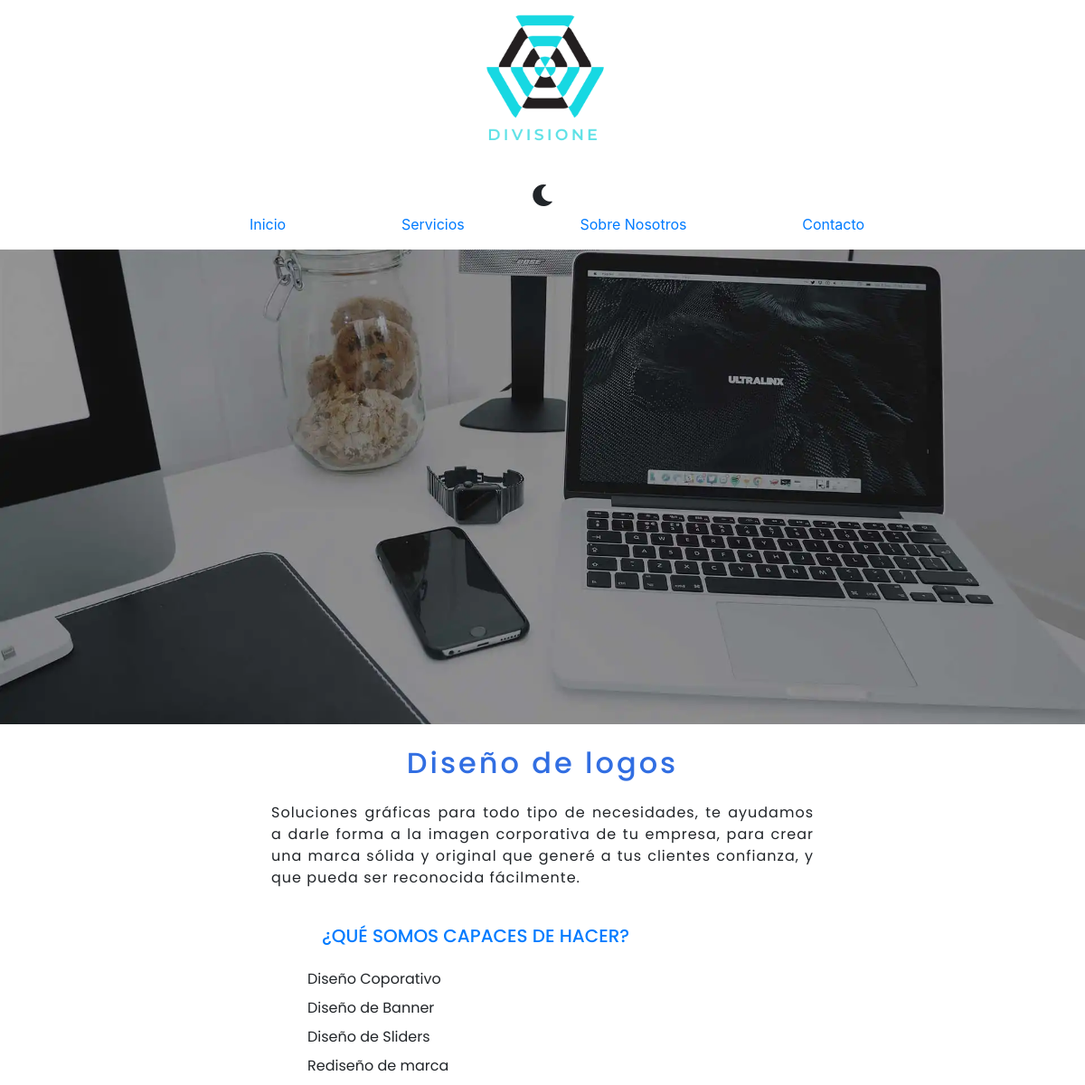
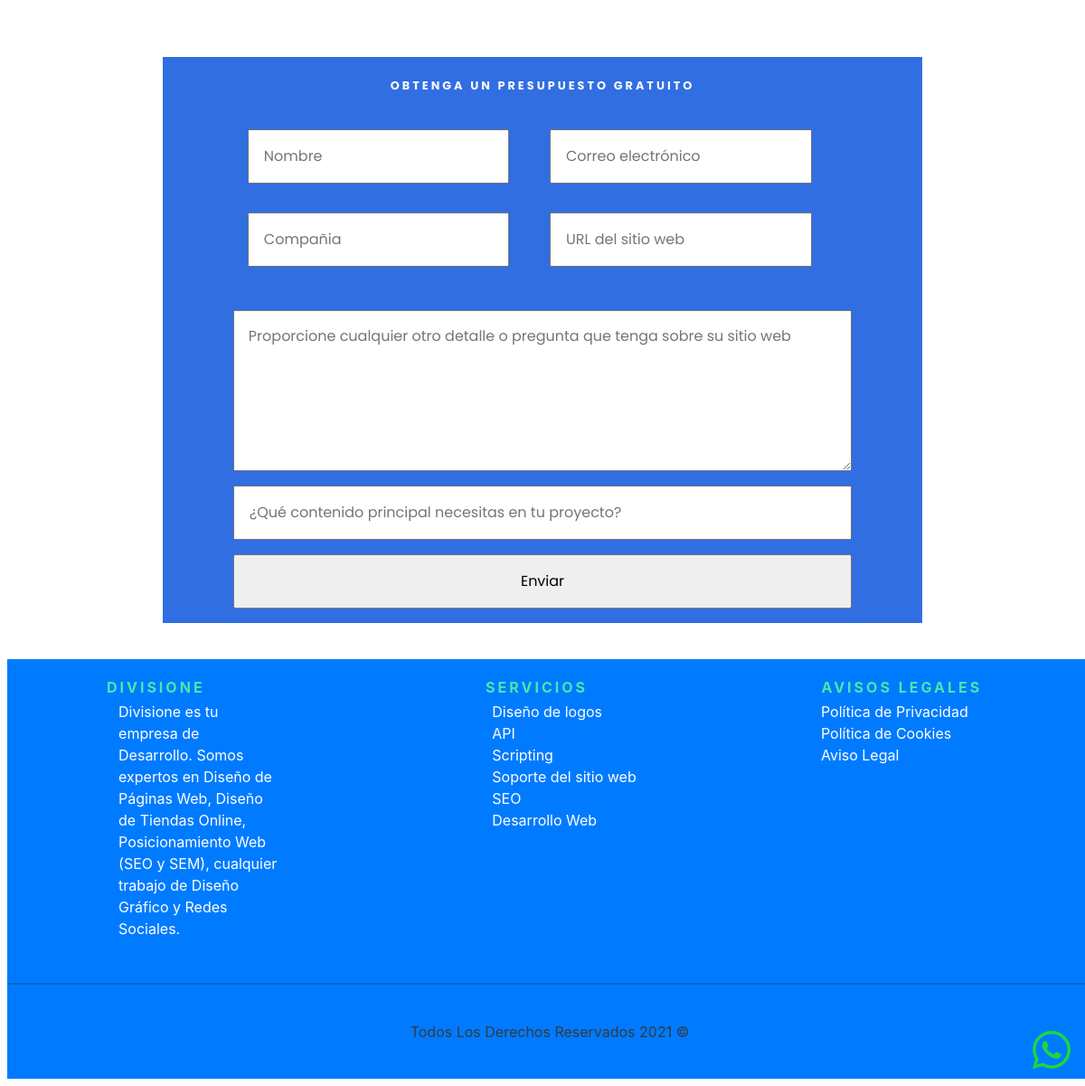
The app's page /servicio?id=4 with its own data (2 pictures, top to bottom).
### tables this page shows
CREATE TABLE `service` (
  `id` int(11) NOT NULL AUTO_INCREMENT,
  `serviceID` int(11) NOT NULL,
  `nameService` varchar(255) DEFAULT NULL,
  PRIMARY KEY (`id`),
  KEY `fk_service` (`serviceID`),
  CONSTRAINT `fk_service` FOREIGN KEY (`serviceID`) REFERENCES `services` (`id`) ON DELETE CASCADE ON UPDATE CASCADE
);

CREATE TABLE `services` (
  `id` int(11) NOT NULL AUTO_INCREMENT,
  `name` varchar(45) NOT NULL,
  `description` text NOT NULL,
  `price` int(5) NOT NULL,
  `imageProduct` varchar(100) DEFAULT NULL,
  PRIMARY KEY (`id`)
);

### controllers/PageController.php (called while the page is built, shortened)
<?php
class PageController
{
    public static function service(Router $router) {
        $id = validateOrRedirect("/");
        $data = Services::getServicesList($id);
        $message = null;
        $router->render('pages/service', [
            'service' => $data[0],
            'listServices' => $data[1],
            'message' => $message
        ]);
    }
}

### public/index.php (called while the page is built, shortened)
<?php
$router = new Router();
$router->get('/', [PageController::class, 'index']);
$router->post('/', [PageController::class, 'index']);
$router->get('/contacto', [PageController::class, 'contact']);
$router->post('/contacto', [PageController::class, 'contact']);
$router->get('/sobre-nosotros', [PageController::class, 'about']);
$router->get('/servicios', [PageController::class, 'services']);
$router->get('/cookies', [PageController::class, 'cookies']);
$router->get('/legal', [PageController::class, 'legal']);
$router->get('/privacidad', [PageController::class, 'privacy']);
$router->get('/servicio', [PageController::class, 'service']);
$router->post('/servicio', [PageController::class, 'service']);
$router->get('/admin', [ServiceController::class, 'admin']);
$router->get('/admin/create', [ServiceController::class, 'create']);
$router->post('/admin/create', [ServiceController::class, 'create']);
$router->post('/admin/update', [ServiceController::class, 'update']);
$router->get('/admin/update', [ServiceController::class, 'update']);
$router->get('/admin/delete', [ServiceController::class, 'delete']);
$router->get('/login', [LoginController::class, 'auth']);
$router->post('/login', [LoginController::class, 'auth']);
$router->get('/logout', [LoginController::class, 'logout']);
$router->checkRutes();

### models/ActiveRecord.php (called while the page is built, shortened)
<?php
class ActiveRecord
{
    protected static $db;
    public static function setDB($database)
    {
        static::$db = $database;
    }
    public static function getServicesList($id) {
        $service = null;
        $listServices = [];
        if ($id) {
            $query = "SELECT * FROM";
            $query .= " services LEFT JOIN service ON service.serviceID = services.id WHERE services.id = $id ";
            $service = Services::consulSQL($query);
            $service = array_shift($service);
            $listServices = explode(",", $service->nameService);
        } else {
            $service = Services::consulSQL("SELECT services.id, services.price, name, imageProduct, description, service.nameService FROM services LEFT JOIN service ON services.id = service.serviceID; ");
        }
        return [$service, $listServices];
    }
    public static function consulSQL($query): array
    {
        $data = static::$db->query($query);
        $services = [];
        while ($record = $data->fetch_array(MYSQLI_ASSOC)) {
            $services[] = static::createObject($record);
        }
        return $services;
    }
    protected static function createObject($record)
    {
        $object = new static;
        foreach ($record as $key => $value) {
            if (property_exists($object, $key)) {
                $object->$key = $value;
            } else if ($key == 'nameService') {
                $object->$key = $value;
            }
        }
        return $object;
    }
    public static function getAny(String $col, String $table) {
        $query = "SELECT ${col} FROM ${table}";
        $data = static::$db->query($query)->fetch_all();
        return $data;
    }
}

### views/layout.php (the view, shortened to what this page needs)
<?php
$data = Services::getAny("name,id", "services");
?>
<!DOCTYPE html>
<html lang="en">
<head>
    <link rel="stylesheet" href="https://pro.fontawesome.com/releases/v5.10.0/css/all.css" />
    <link href='https://cdn.jsdelivr.net/npm/boxicons@2.0.5/css/boxicons.min.css' rel='stylesheet'>
    <link href="https://cdn.jsdelivr.net/npm/bootstrap@5.0.2/dist/css/bootstrap.min.css" rel="stylesheet">
    <link rel="stylesheet" href="../build/css/app.css">
    <link rel="stylesheet" href="https://stackpath.bootstrapcdn.com/bootstrap/4.3.1/css/bootstrap.min.css">
</head>
<body>
    <header class="header_nav" data-cy='header_nav'>
        <a class="subtitle-what" href="https://api.whatsapp.com/send?phone=0034634749073"><i class="fab fa-whatsapp"></i></a>
        <nav class="d-flex nav-brand" data-cy='nav-brand'>
            <a class="navbarbrand m-2 " href="#"><img src="../build/img/Divisione.png" class="logo"></a>
            <div class="dark-mode" data-cy='dark-mode'>
                <i class="fas fa-moon m-2"></i>
            </div>
            <ul class="nav-content" data-cy='nav-content'>
                <a href="/" class="cy">Inicio</a></li>
                <a href="/servicios" class="d-flex mn cy">Servicios
                </a>
                <a href="/sobre-nosotros" class="cy">Sobre Nosotros</a>
                <a href="/contacto" class="cy">Contacto</a>
            </ul>
        </nav>
    </header>
    <?php echo $content; ?>
    <footer class="footer-content d-flex flex-column justify-content-center m-2 w-100">
        <div class="wrap-sub-footer ">
            <div class="box-sub-footer d-flex flex-column">
                <span class="title-box-sub-foter" id="fix-title-box-sub-foter">
                    Divisione
                </span>
                <p class="content-box-sub-footer">
                    Divisione es tu empresa de Desarrollo. Somos expertos en Diseño de Páginas Web, Diseño de Tiendas Online, Posicionamiento Web (SEO y SEM), cualquier trabajo de Diseño Gráfico y Redes Sociales.
                </p>
            </div>
            <div class="box-sub-footer d-flex flex-column">
                <span class="title-box-sub-foter">
                    servicios
                </span>
                <ul class="list-services-sub-footer d-flex flex-column">
                    <?php foreach ($data as $serviceInfo) : ?>
                        <li><a href="/servicio?id=<?php echo $serviceInfo[1] ?>"><?php echo $serviceInfo[0] ?></a></li>
                    <?php endforeach; ?>
                </ul>
            </div>
            <div class="box-sub-footer d-flex flex-column">
                <span class="title-box-sub-foter">
                    Avisos Legales
                </span>
                <ul class="list-page-legal-sub-footer d-flex flex-column">
                    <li><a href="/privacidad">Política de Privacidad</a></li>
                    <li><a href="/cookies">Política de Cookies</a></li>
                    <li><a href="/legal">Aviso Legal</a></li>
                </ul>
            </div>
        </div>
        <hr>
        <p class="text-dark p-4 text-center">Todos Los Derechos Reservados <?php echo date('Y') ?> &copy;</p>
    </footer>
</body>

### views/pages/service.php (shortened to what this page needs)
<main class="wrap">
    <div id="carouselExampleSlidesOnly" class="carousel slide" data-ride="carousel">
        <div class="carousel-inner">
            <div class="carousel-item active">
                <img class="d-block w-100" src="build/img/xbanner.webp" alt="Second slide">
            </div>
        </div>
    </div>
    <section class="service-box-wrap">
        <h2 class="title-box-wrap text-center m-4">
            <?php echo $service->name ?>
        </h2>
        <p class="sumary-box-product-wrap">
            <?php echo $service->description ?>
        </p>
        <ul class="list-product-wrap">
            <h3 class="text-primary m-4 h5 ">¿QUÉ SOMOS CAPACES DE HACER?</h3>
            <?php foreach ($listServices as $service) : ?>
                <li class="m-2"><?php echo $service ?></li>
            <?php endforeach; ?>
        </ul>
    </section>
    <section class="contact-foot">
        <h3 class="title-contact-foot title-deluxe text-center m-4 text-light">Obtenga un presupuesto gratuito</h3>
        <form  method="post" class="form-contact-foot d-flex flex-column">
            <div class="content-contact-foot">
                <input type="text" name="contact[name]" id="name" placeholder="Nombre" required>
                <input type="email" name="contact[email]" id="email" placeholder="Correo electrónico" required>
                <input type="text" name="contact[company]" id="company" placeholder="Compañia" required>
                <input type="text" name="contact[url]" id="url" placeholder="URL del sitio web" required>
            </div>
            <textarea class="text-area-contact" name="contact[msg]" id="details" cols="40" rows="6" required placeholder="Proporcione cualquier otro detalle o pregunta que tenga sobre su sitio web"></textarea>
            <input type="text" name="contact[content]" id="content" required placeholder="¿Qué contenido principal necesitas en tu proyecto?">
            <input type="submit" name="Enviar" value="Enviar" />
        </form>
    </section>
</main>

### public/build/css/app.css (style rules this page uses)
.dark-mode { font-size:1.5rem;margin:auto }
@media (min-width:768px) { .dark-mode { align-self:end } }
i { cursor:pointer }
.nav-brand { align-items:center;flex-flow:column wrap }
.nav-content,.response-menu-mobile { display:none }
@media (min-width:768px) { .nav-content { display:flex;justify-content:space-around;place-items:center;width:70% } }
@media (min-width:768px) { .nav-content * { list-style:none } }
.navbarbrand { display:flex;justify-content:center;width:60%!important }
.logo { width:55% }
@media (min-width:768px) { .logo { width:25% } }
.title-deluxe { font-size:.8rem;font-weight:700;letter-spacing:3px;text-transform:uppercase }
.contact-foot { align-items:center;align-self:center;background-color:#316ee2;background-position:50%;background-repeat:no-repeat;background-size:cover;display:flex;flex-flow:column wrap;margin-bottom:2rem;margin-top:3rem;width:100% }
@media (min-width:768px) { .contact-foot { width:70% } }
.contact-foot .text-area-contact { align-self:center;width:69% }
.contact-foot .form-contact-foot { align-items:center }
.contact-foot .form-contact-foot * { margin-bottom:1rem;padding:1rem;width:91% }
.content-contact-foot { display:grid;gap:1rem;grid-template-columns:repeat(2,1fr) }
.footer-content { background-color:#007bff }
.footer-content .wrap-sub-footer { align-self:center;display:flex;flex-flow:column wrap;padding:1rem;width:100% }
.footer-content .wrap-sub-footer .box-sub-footer { align-items:center;flex:1 }
.footer-content .wrap-sub-footer .box-sub-footer:nth-child(2n) span { margin-right:2rem }
@media (min-width:1024px) { .footer-content .wrap-sub-footer .box-sub-footer:nth-child(3n) { margin-bottom:7rem } }
@media (min-width:768px) { .footer-content .wrap-sub-footer .box-sub-footer #fix-title-box-sub-foter { margin-right:6rem!important } }
.footer-content .wrap-sub-footer .box-sub-footer .title-box-sub-foter { color:#0054ff;color:#59ff9ad1;display:block;font-weight:700;letter-spacing:3px;margin:.2rem;text-align:center;text-transform:uppercase }
.footer-content .wrap-sub-footer .box-sub-footer .content-box-sub-footer { color:#fff;width:45% }
.footer-content .wrap-sub-footer .box-sub-footer .list-page-legal-sub-footer { padding-right:3rem }
.footer-content .wrap-sub-footer .box-sub-footer .list-page-legal-sub-footer li a,.footer-content .wrap-sub-footer .box-sub-footer .list-services-sub-footer li a { color:#fff }
@media (min-width:768px) { .footer-content .wrap-sub-footer { flex-flow:row wrap } }
.service-box-wrap { align-self:center;display:flex;flex-flow:column wrap;width:80% }
@media (min-width:768px) { .service-box-wrap { width:50% } }
.service-box-wrap .title-box-wrap { color:#316ee2;letter-spacing:3px }
.service-box-wrap .sumary-box-product-wrap { letter-spacing:1px;text-align:justify }
html { -webkit-text-size-adjust:100%;line-height:1.15 }
body { margin:0 }
main { display:block }
hr { box-sizing:content-box;height:0;overflow:visible }
a { background-color:transparent }
img { border-style:none }
button,input,optgroup,select,textarea { font-family:inherit;font-size:100%;line-height:1.15;margin:0 }
button,input { overflow:visible }
[type=button],[type=reset],[type=submit],button { -webkit-appearance:button }
textarea { overflow:auto }
*,:after,:before { box-sizing:inherit }
li { list-style:none }
a { text-decoration:none }
.subtitle-what { bottom:0;position:fixed;right:0 }
.subtitle-what i { color:#1bd741;font-size:3rem;margin:1rem }
.wrap { display:flex;flex-flow:column wrap;font-family:Poppins,sans-serif }

### records on screen
service: serviceID.name "Diseño de logos", serviceID.description "Soluciones gráficas para todo tipo de necesidades, te ayudamos a darle forma a la imagen corporativa de tu empresa, para crear una marca sólida y original que generé a tus clientes confianza, y que pueda ser reconocida fácilmente.", nameService "Diseño Coporativo", nameService "Diseño de Banner", nameService "Diseño de Sliders", nameService "Rediseño de marca"
services: name "Diseño de logos"
services: name "API"
services: name "Scripting"
services: name "Soporte del sitio web"
services: name "SEO"
services: name "Desarrollo Web"
